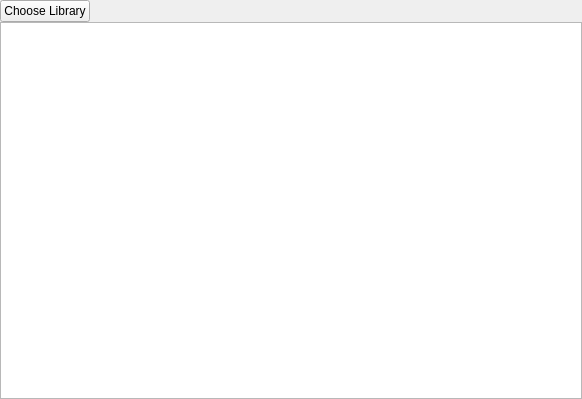
<?xml version="1.0" encoding="UTF-8"?>
<ui version="4.0">
 <class>DlgITunes</class>
 <widget class="QWidget" name="DlgITunes">
  <property name="geometry">
   <rect>
    <x>0</x>
    <y>0</y>
    <width>582</width>
    <height>399</height>
   </rect>
  </property>
  <property name="windowTitle">
   <string>iTunes</string>
  </property>
  <layout class="QVBoxLayout" name="verticalLayout">
   <property name="spacing">
    <number>0</number>
   </property>
   <property name="leftMargin">
    <number>0</number>
   </property>
   <property name="topMargin">
    <number>0</number>
   </property>
   <property name="rightMargin">
    <number>0</number>
   </property>
   <property name="bottomMargin">
    <number>0</number>
   </property>
   <item>
    <widget class="QWidget" name="LibraryFeatureControls">
      <layout class="QHBoxLayout" name="horizontalLayout">
       <property name="spacing">
        <number>0</number>
       </property>
       <property name="leftMargin">
        <number>0</number>
       </property>
       <property name="topMargin">
        <number>0</number>
       </property>
       <property name="rightMargin">
        <number>0</number>
       </property>
       <property name="bottomMargin">
        <number>0</number>
       </property>
       <item>
        <widget class="QPushButton" name="pushButtonRecording">
         <property name="focusPolicy">
          <enum>Qt::NoFocus</enum>
         </property>
         <property name="text">
          <string>Choose Library</string>
         </property>
        </widget>
       </item>
       <item>
        <spacer name="horizontalSpacer">
         <property name="orientation">
          <enum>Qt::Horizontal</enum>
         </property>
         <property name="sizeHint" stdset="0">
          <size>
           <width>40</width>
           <height>20</height>
          </size>
         </property>
        </spacer>
       </item>
      </layout>
    </widget>
   </item>
   <item>
    <widget class="QTableView" name="m_pTrackTablePlaceholder">
     <property name="showGrid">
      <bool>true</bool>
     </property>
    </widget>
   </item>
  </layout>
 </widget>
 <resources/>
 <connections/>
</ui>
